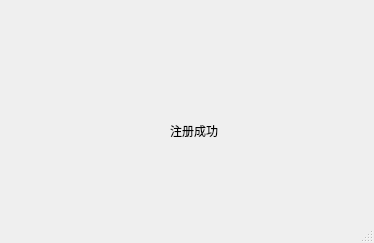
<?xml version="1.0" encoding="UTF-8"?>
<ui version="4.0">
 <class>SuccessMainWindow</class>
 <widget class="QMainWindow" name="SuccessMainWindow">
  <property name="geometry">
   <rect>
    <x>0</x>
    <y>0</y>
    <width>374</width>
    <height>243</height>
   </rect>
  </property>
  <property name="windowTitle">
   <string>MainWindow</string>
  </property>
  <widget class="QWidget" name="centralwidget">
   <widget class="QLabel" name="label">
    <property name="geometry">
     <rect>
      <x>170</x>
      <y>100</y>
      <width>151</width>
      <height>61</height>
     </rect>
    </property>
    <property name="text">
     <string>注册成功</string>
    </property>
   </widget>
  </widget>
  <widget class="QMenuBar" name="menubar">
   <property name="geometry">
    <rect>
     <x>0</x>
     <y>0</y>
     <width>374</width>
     <height>23</height>
    </rect>
   </property>
  </widget>
  <widget class="QStatusBar" name="statusbar"/>
 </widget>
 <resources/>
 <connections/>
</ui>
